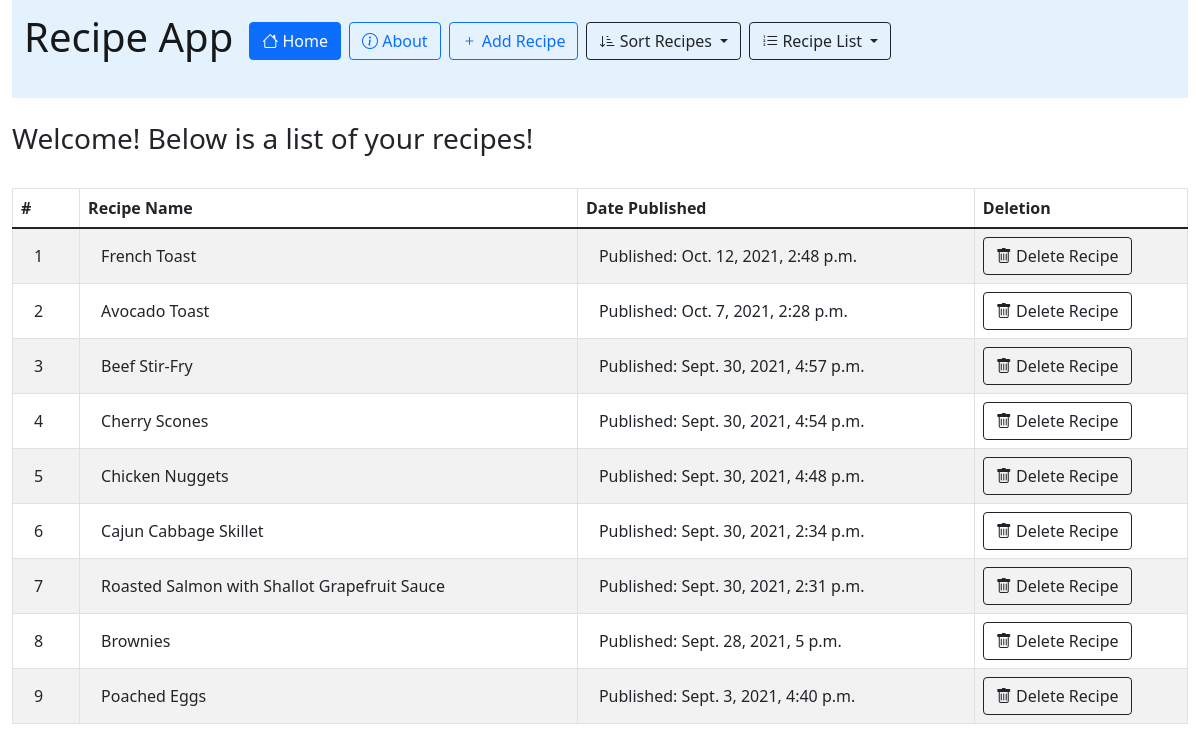
Page /recipe_app/ on the committed database.
### recipe_app/models.py (models this page shows, shortened)
class Recipe(models.Model):
    recipe_name = models.CharField(max_length=200)
    pub_date= models.DateTimeField('date published')

### recipe_app/views.py (the view)
# urls.py: path('', views.index, name='index'),
def index(request):
    template = loader.get_template('recipe_app/index.html')
    query_string = request.GET
    if query_string:
        latest_recipe_list = utils.sorting_by_query(query_string)
    else:
        latest_recipe_list = Recipe.objects.order_by('-pub_date')
    my_tuple_list = utils.numbering_recipes(latest_recipe_list)
    context = {
        'latest_recipe_list': my_tuple_list,
        }
    return HttpResponse(template.render(context, request))

### recipe_app/utils.py (called while the page is built)
def numbering_recipes(latest_recipe_list):
    recipe_num = 1
    my_tuple_list = []
    for recipe in latest_recipe_list:
        my_tuple = (recipe_num, recipe)
        my_tuple_list.append(my_tuple)
        recipe_num += 1
    return my_tuple_list

### recipe_app/templates/recipe_app/index.html (shortened to what this page needs)
{% extends "recipe_app/base.html" %}
{% block content %}
<div class="container-fluid">
<nav class="navbar navbar-light" style="background-color: #e3f2fd;">
  <form class="container-fluid justify-content-start">
    <a class="navbar-brand" ><h1>Recipe App</h1></a>
    <a class="btn btn-outline-primary me-2 active" type="button" href="/recipe_app"><i class="bi bi-house"></i> Home</a>
    <a class="btn btn-outline-primary me-2" type="button" href="/recipe_app/about"><i class="bi bi-info-circle"></i> About</a>
    <a class="btn btn-outline-primary me-2" type="button" href="/recipe_app/add"><i class="bi bi-plus"></i> Add Recipe</a>
    <div class="dropdown">
        <button class="btn btn-outline-dark me-2 dropdown-toggle" type="button" id="dropdownMenuButton2" data-bs-toggle="dropdown" aria-expanded="false">
            <i class="bi bi-sort-down-alt"></i> Sort Recipes
        </button>
    </div>
    {% if latest_recipe_list %}
    <div class="dropdown">
        <button class="btn btn-outline-dark me-2 dropdown-toggle" type="button" id="dropdownMenuButton2" data-bs-toggle="dropdown" aria-expanded="false">
            <i class="bi bi-list-ol"></i> Recipe List
        </button>
    </div>
    {% endif %}
  </form>
</nav>
{% if latest_recipe_list %}
    <br>
    <h3>Welcome! Below is a list of your recipes!</h3>
    <br>
<table class="table table-striped table-bordered table-hover">
    <thead>
        <tr>
          <th scope="col">#</th>
          <th scope="col">Recipe Name</th>
          <th scope="col">Date Published</th>
          <th scope="col">Deletion</th>
        </tr>
    </thead>
    <tbody>
        {% for recipe in latest_recipe_list %}
            <tr>
              <td><button class="btn" type="button">{{ recipe.0 }}</button></td>
              <td> <a href="{% url 'recipe_app:recipe_page' recipe.1.id %}"><button class="btn" type="button">{{ recipe.1.recipe_name }} </button></a></td>
              <td><button class="btn" type="button">Published: {{ recipe.1.pub_date }}</button></td>
              <td><a href="{% url 'recipe_app:delete_recipe' recipe.1.id %}"><button class="btn btn-outline-dark" type="button"><i class="bi bi-trash"></i> Delete Recipe</button></a></td>
            </tr>
        {% endfor %}
    </tbody>
</table>
{% else %}
    <h1>No recipes are available.</h1>
{% endif %}
</div>
{% endblock %}

### rows in the picture
Recipe: recipe "1", recipe_name "French Toast", pub_date "Oct. 12, 2021, 2:48 p.m."
Recipe: recipe "2", recipe_name "Avocado Toast", pub_date "Oct. 7, 2021, 2:28 p.m."
Recipe: recipe "3", recipe_name "Beef Stir-Fry", pub_date "Sept. 30, 2021, 4:57 p.m."
Recipe: recipe "4", recipe_name "Cherry Scones", pub_date "Sept. 30, 2021, 4:54 p.m."
Recipe: recipe "5", recipe_name "Chicken Nuggets", pub_date "Sept. 30, 2021, 4:48 p.m."
Recipe: recipe "6", recipe_name "Cajun Cabbage Skillet", pub_date "Sept. 30, 2021, 2:34 p.m."
Recipe: recipe "7", recipe_name "Roasted Salmon with Shallot Grapefruit Sauce", pub_date "Sept. 30, 2021, 2:31 p.m."
Recipe: recipe "8", recipe_name "Brownies", pub_date "Sept. 28, 2021, 5 p.m."
Recipe: recipe "9", recipe_name "Poached Eggs", pub_date "Sept. 3, 2021, 4:40 p.m."
